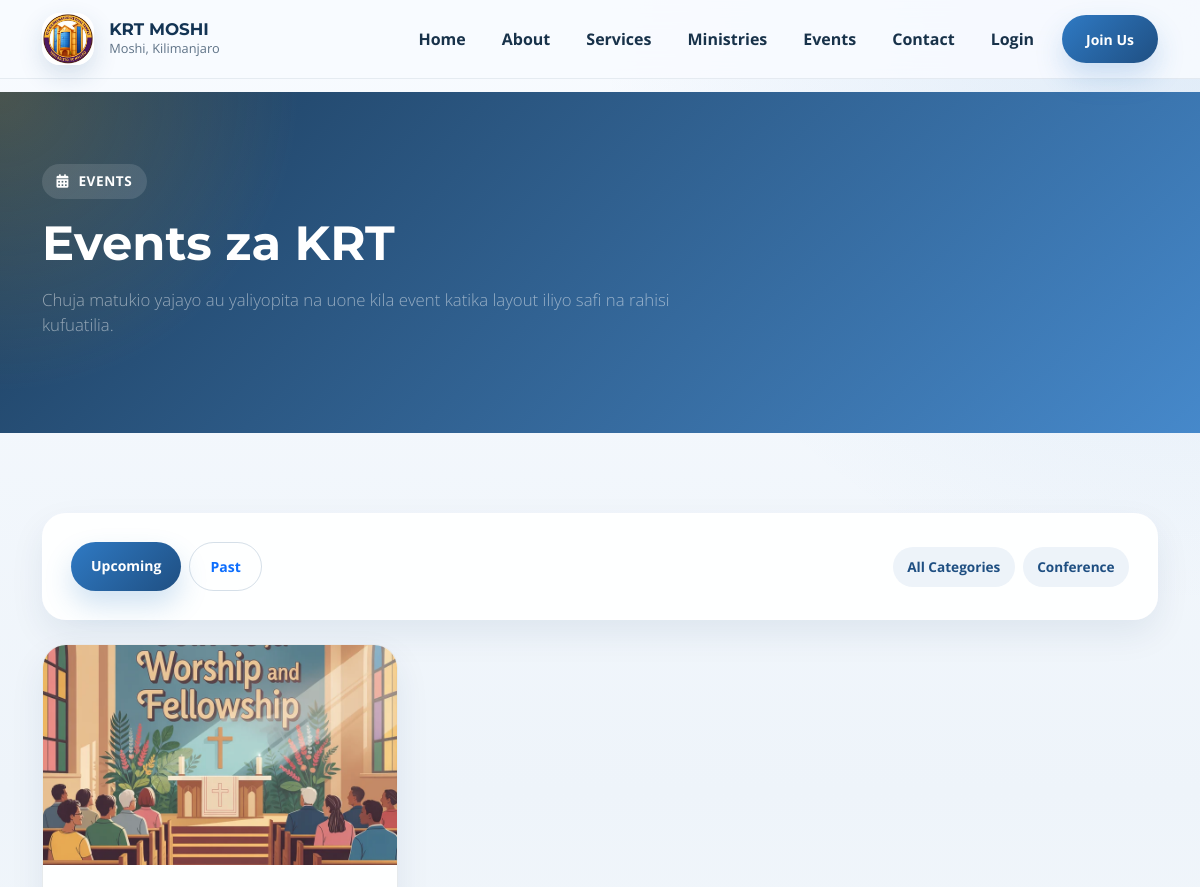
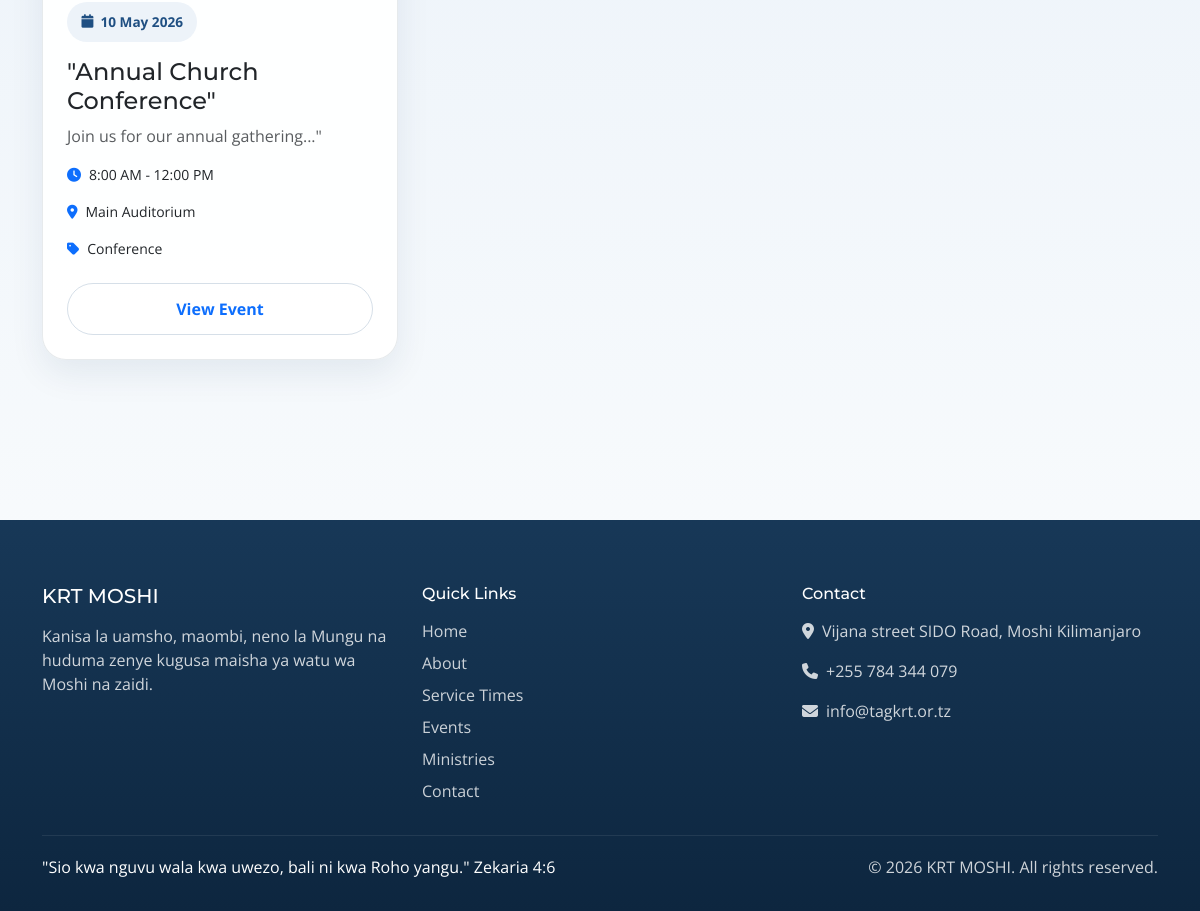
Screenshot of /events/ with the database file from the repository (2 pictures, top to bottom).
### core/models.py (models this page shows, shortened)
class SiteConfig(models.Model):
    site_name = models.CharField(max_length=200, default="VCCT Mbezi Beach")
    site_logo = ResizedImageField(
        size=[200, 200],
        quality=85,
        upload_to='config/',
        blank=True,
        null=True,
        help_text="Logo size: 200x200 pixels"
    )
    site_favicon = ResizedImageField(
        size=[64, 64],
        quality=85,
        upload_to='config/',
        blank=True,
        null=True,
        help_text="Favicon size: 64x64 pixels"
    )
    hero_bg_image = ResizedImageField(
        size=[1920, 1080],
        quality=85,
        upload_to='config/',
        blank=True,
        null=True,
        help_text="Hero background size: 1920x1080 pixels"
    )
    contact_email = models.EmailField(default="info@tagkrt.or.tz")
    contact_phone = models.CharField(max_length=20, default="+255 784 344 079")
    address = models.TextField(default="Vijana street SIDO Road, Moshi Kilimanjaro")
    facebook_url = models.URLField(blank=True, null=True)
    twitter_url = models.URLField(blank=True, null=True)
    instagram_url = models.URLField(blank=True, null=True)
    youtube_url = models.URLField(blank=True, null=True)
    whatsapp_number = models.CharField(max_length=20, blank=True, null=True)
    about_us = RichTextUploadingField(blank=True, null=True)
    mission = RichTextUploadingField(blank=True, null=True)
    vision = RichTextUploadingField(blank=True, null=True)
    updated_at = models.DateTimeField(auto_now=True)
    class Meta:
        verbose_name = "Site Configuration"
        verbose_name_plural = "Site Configuration"

class EventCategory(models.Model):
    name = models.CharField(max_length=100)
    slug = models.SlugField(unique=True)
    color = models.CharField(max_length=7, default='#3498db')
    icon = models.CharField(max_length=50, default="fas fa-calendar")
    class Meta:
        verbose_name_plural = "Event Categories"

class Event(models.Model):
    STATUS_CHOICES = [
        ('draft', 'Draft'),
        ('published', 'Published'),
        ('cancelled', 'Cancelled'),
        ('completed', 'Completed'),
    ]
    EVENT_TYPES = [
        ('service', 'Church Service'),
        ('prayer', 'Prayer Meeting'),
        ('fellowship', 'Fellowship'),
        ('conference', 'Conference'),
        ('outreach', 'Outreach'),
        ('training', 'Training'),
        ('special', 'Special Event'),
    ]
    title = models.CharField(max_length=200)
    slug = models.SlugField(unique=True)
    description = RichTextUploadingField()
    short_description = models.TextField(max_length=300)
    event_type = models.CharField(max_length=20, choices=EVENT_TYPES, default='service')
    category = models.ForeignKey(EventCategory, on_delete=models.SET_NULL, null=True)
    start_date = models.DateField()
    start_time = models.TimeField()
    end_date = models.DateField()
    end_time = models.TimeField()
    is_recurring = models.BooleanField(default=False)
    location = models.CharField(max_length=200)
    location_details = models.TextField(blank=True, null=True)
    online_link = models.URLField(blank=True, null=True)
    featured_image = ResizedImageField(
        size=[1200, 800],
        quality=85,
        upload_to='events/',
        help_text="Featured image size: 1200x800 pixels"
    )
    requires_registration = models.BooleanField(default=False)
    max_attendees = models.PositiveIntegerField(default=0)
    registration_deadline = models.DateTimeField(blank=True, null=True)
    status = models.CharField(max_length=20, choices=STATUS_CHOICES, default='draft')
    is_featured = models.BooleanField(default=False)
    created_by = models.ForeignKey(User, on_delete=models.SET_NULL, null=True)
    created_at = models.DateTimeField(auto_now_add=True)
    updated_at = models.DateTimeField(auto_now=True)
    published_at = models.DateTimeField(blank=True, null=True)
    class Meta:
        ordering = ['-start_date', '-start_time']

### core/views.py (the view)
# urls.py: path('events/', views.EventsView.as_view(), name='events'),
class EventsView(SiteConfigMixin, ListView):
    model = Event
    template_name = 'events/event_list.html'
    context_object_name = 'events'
    paginate_by = 12
    def get_queryset(self):
        queryset = Event.objects.filter(status='published')
        category_slug = self.request.GET.get('category')
        if category_slug:
            queryset = queryset.filter(category__slug=category_slug)
        filter_type = self.request.GET.get('filter', 'upcoming')
        if filter_type == 'upcoming':
            queryset = queryset.filter(start_date__gte=date.today())
        elif filter_type == 'past':
            queryset = queryset.filter(start_date__lt=date.today())
        return queryset.order_by('start_date', 'start_time')
    def get_context_data(self, **kwargs):
        context = super().get_context_data(**kwargs)
        context['categories'] = EventCategory.objects.all()
        context['filter'] = self.request.GET.get('filter', 'upcoming')
        return context

### core/mixins.py (called while the page is built)
    def get_context_data(self, **kwargs):
        context = super().get_context_data(**kwargs)
        site_config = SiteConfig.objects.first()
        if not site_config:
            site_config = SiteConfig.objects.create()
        context['site_config'] = site_config
        return context

### templates/events/event_list.html (shortened to what this page needs)
{% extends 'base.html' %}
{% block content %}
<section class="page-hero">
    <div class="container">
        <div class="section-heading">
            <span class="eyebrow"><i class="fas fa-calendar-days"></i> Events</span>
            <h1 class="display-5 text-white">Events za KRT</h1>
            <p class="lead text-white-50">Chuja matukio yajayo au yaliyopita na uone kila event katika layout iliyo safi na rahisi kufuatilia.</p>
        </div>
    </div>
</section>
<section class="site-section">
    <div class="container">
        <div class="content-panel mb-4">
            <div class="d-flex flex-wrap gap-2 justify-content-between align-items-center">
                <div class="d-flex flex-wrap gap-2">
                    <a href="?filter=upcoming" class="btn {% if filter == 'upcoming' %}btn-primary{% else %}btn-outline-primary{% endif %} btn-sm">Upcoming</a>
                    <a href="?filter=past" class="btn {% if filter == 'past' %}btn-primary{% else %}btn-outline-primary{% endif %} btn-sm">Past</a>
                </div>
                <div class="d-flex flex-wrap gap-2">
                    <a href="?" class="chip">All Categories</a>
                    {% for cat in categories %}
                    <a href="?category={{ cat.slug }}{% if filter %}&filter={{ filter }}{% endif %}" class="chip">{{ cat.name }}</a>
                    {% endfor %}
                </div>
            </div>
        </div>
        <div class="row g-4">
            {% for event in events %}
            <div class="col-md-6 col-xl-4">
                <div class="card h-100">
                    {% if event.featured_image %}
                    <img src="{{ event.featured_image.url }}" alt="{{ event.title }}" class="card-img-top" style="height: 220px; object-fit: cover;">
                    {% endif %}
                    <div class="feature-card h-100">
                        <div class="d-flex justify-content-between align-items-center mb-3">
                            <span class="chip"><i class="fas fa-calendar"></i>{{ event.start_date|date:"d M Y" }}</span>
                        </div>
                        <h2 class="h4">{{ event.title }}</h2>
                        <p class="text-muted">{{ event.short_description|default:event.description|striptags|truncatechars:110 }}</p>
                        <div class="info-list mb-4">
                            <div class="small"><i class="fas fa-clock me-2 text-primary"></i>{{ event.start_time|time:"g:i A" }} - {{ event.end_time|time:"g:i A" }}</div>
                            <div class="small"><i class="fas fa-location-dot me-2 text-primary"></i>{{ event.location|default:"Church Premises" }}</div>
                            {% if event.category %}<div class="small"><i class="fas fa-tag me-2 text-primary"></i>{{ event.category.name }}</div>{% endif %}
                        </div>
                        <a href="{% url 'core:event_detail' event.slug %}" class="btn btn-outline-primary w-100 mt-auto">View Event</a>
                    </div>
                </div>
            </div>
            {% endfor %}
        </div>
    </div>
</section>
{% endblock %}

### templates/base.html (shortened to what this page needs)
<!DOCTYPE html>
{% load static %}
<html lang="en">
<head>
    <link href="https://cdn.jsdelivr.net/npm/bootstrap@5.3.3/dist/css/bootstrap.min.css" rel="stylesheet">
    <link rel="stylesheet" href="https://cdnjs.cloudflare.com/ajax/libs/font-awesome/6.5.2/css/all.min.css">
    <link rel="stylesheet" href="{% static 'css/style.css' %}">
</head>
<body>
    <nav class="navbar navbar-expand-lg fixed-top">
        <div class="container">
            <a class="navbar-brand d-flex align-items-center" href="{% url 'core:home' %}">
                {% if site_config.site_logo %}
                <img src="{{ site_config.site_logo.url }}" alt="{{ site_config.site_name|default:'KRT Logo' }}">
                {% endif %}
                <div>
                    <div class="navbar-brand-text">{{ site_config.site_name|default:"Kilimanjaro Revival Temple" }}</div>
                    <div class="navbar-brand-subtitle">Moshi, Kilimanjaro</div>
                </div>
            </a>
            <div class="collapse navbar-collapse" id="navbarMain">
                <ul class="navbar-nav ms-auto align-items-lg-center gap-lg-1">
                    <li class="nav-item"><a class="nav-link" href="{% url 'core:home' %}">Home</a></li>
                    <li class="nav-item"><a class="nav-link" href="{% url 'core:about' %}">About</a></li>
                    <li class="nav-item"><a class="nav-link" href="{% url 'core:services' %}">Services</a></li>
                    <li class="nav-item"><a class="nav-link" href="{% url 'core:ministries' %}">Ministries</a></li>
                    <li class="nav-item"><a class="nav-link" href="{% url 'core:events' %}">Events</a></li>
                    <li class="nav-item"><a class="nav-link" href="{% url 'core:contact' %}">Contact</a></li>
                    {% if user.is_authenticated %}
                    <li class="nav-item"><a class="nav-link" href="{% url 'core:dashboard' %}">Dashboard</a></li>
                    {% if user.is_staff or user.is_superuser %}
                    <li class="nav-item dropdown">
                        <a class="nav-link dropdown-toggle" href="#" role="button" data-bs-toggle="dropdown" aria-expanded="false">
                            <i class="fas fa-shield-alt me-1"></i> Admin
                        </a>
                        <ul class="dropdown-menu dropdown-menu-end">
                            <li><a class="dropdown-item" href="{% url 'core:officer_dashboard' %}"><i class="fas fa-gauge-high me-2"></i> Officer Dashboard</a></li>
                            <li><a class="dropdown-item" href="{% url 'core:admin_tithe_list' %}"><i class="fas fa-chart-line me-2"></i> Tithe Records</a></li>
                            <li><a class="dropdown-item" href="{% url 'core:add_tithe' %}"><i class="fas fa-plus-circle me-2"></i> Record Tithe</a></li>
                        </ul>
                    </li>
                    {% endif %}
                    <li class="nav-item ms-lg-2">
                        <form method="post" action="{% url 'accounts:logout' %}">
                            {% csrf_token %}
                            <button type="submit" class="btn btn-primary btn-sm px-4">Logout</button>
                        </form>
                    </li>
                    {% else %}
                    <li class="nav-item"><a class="nav-link" href="{% url 'accounts:login' %}">Login</a></li>
                    <li class="nav-item ms-lg-2"><a class="btn btn-primary btn-sm px-4" href="{% url 'accounts:signup' %}">Join Us</a></li>
                    {% endif %}
                </ul>
            </div>
        </div>
    </nav>
    <div class="page-shell">
        <main class="page-content">
            {% block content %}{% endblock %}
        </main>
        <footer class="footer-shell">
            <div class="container">
                <div class="row g-4">
                    <div class="col-lg-4">
                        <h5 class="mb-3">{{ site_config.site_name|default:"Kilimanjaro Revival Temple" }}</h5>
                        <p class="mb-4">Kanisa la uamsho, maombi, neno la Mungu na huduma zenye kugusa maisha ya watu wa Moshi na zaidi.</p>
                    </div>
                    <div class="col-lg-4">
                        <h6 class="mb-3">Quick Links</h6>
                        <div class="footer-links d-grid gap-2">
                            <a href="{% url 'core:home' %}">Home</a>
                            <a href="{% url 'core:about' %}">About</a>
                            <a href="{% url 'core:services' %}">Service Times</a>
                            <a href="{% url 'core:events' %}">Events</a>
                            <a href="{% url 'core:ministries' %}">Ministries</a>
                            <a href="{% url 'core:contact' %}">Contact</a>
                        </div>
                    </div>
                    <div class="col-lg-4">
                        <h6 class="mb-3">Contact</h6>
                        <div class="d-grid gap-3">
                            <div><i class="fas fa-location-dot me-2"></i>{{ site_config.address|default:"Vijana Street, SIDO Road, Moshi Kilimanjaro" }}</div>
                            <div><i class="fas fa-phone me-2"></i>{{ site_config.contact_phone|default:"+255 784 344 079" }}</div>
                            <div><i class="fas fa-envelope me-2"></i>{{ site_config.contact_email|default:"info@tagkrt.or.tz" }}</div>
                        </div>
                    </div>
                </div>
                <div class="footer-bottom d-flex flex-column flex-md-row justify-content-between gap-2">
                    <div class="footer-verse">"Sio kwa nguvu wala kwa uwezo, bali ni kwa Roho yangu." Zekaria 4:6</div>
                    <div>&copy; {% now "Y" %} {{ site_config.site_name|default:"Kilimanjaro Revival Temple" }}. All rights reserved.</div>
                </div>
            </div>
        </footer>
    </div>
</body>
</html>

### rows the page displays
SiteConfig: site_logo (picture), site_name "KRT MOSHI", address "Vijana street SIDO Road, Moshi Kilimanjaro", contact_phone "+255 784 344 079", contact_email "info@tagkrt.or.tz"
EventCategory: name "Conference"
Event: featured_image (picture), start_date "10 May 2026", title "\"Annual Church Conference\"", short_description "Join us for our annual gathering...\"", start_time "8:00 AM", end_time "12:00 PM", location "Main Auditorium", category.name "Conference"
